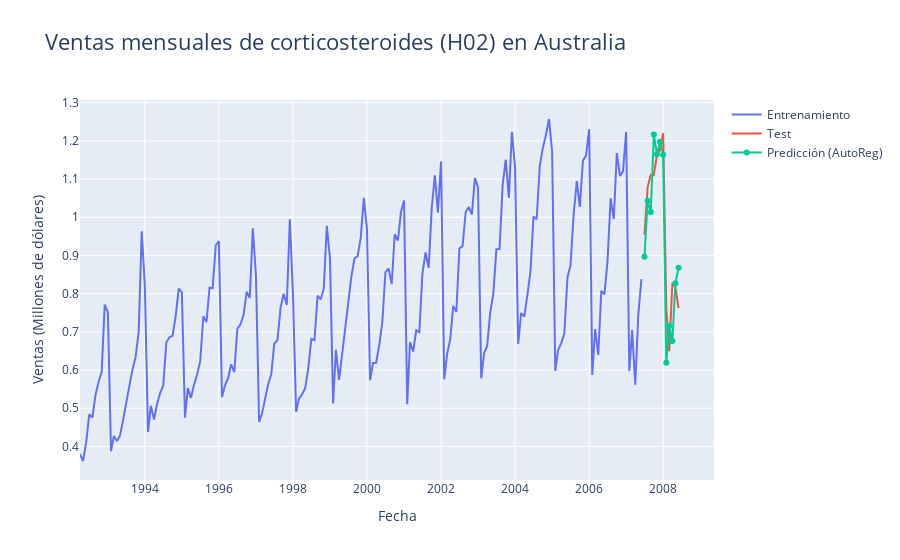

The cell this chart's notebook holds for it:
### Code cell
import plotly.graph_objects as go
fig = go.Figure()

fig.add_trace(go.Scatter(
    x=df_train.index,
    y=df_train['venta_h02'],
    name="Entrenamiento",
    mode="lines"
    ))

fig.add_trace(go.Scatter(
    x=df_test.index,
    y=df_test['venta_h02'],
    name="Test",
    mode="lines"
    ))

fig.add_trace(go.Scatter(
    x=pred_ar.index,
    y=pred_ar,
    name="Predicción (AutoReg)",
    mode="markers+lines"
    ))

fig.update_layout(title="Ventas mensuales de corticosteroides (H02) en Australia",
                  title_font_size=22,
                  xaxis_title = 'Fecha',
                  yaxis_title= 'Ventas (Millones de dólares)'
                  )

fig.show()

### Figure 1 — Plotly figure (JSON) as saved in the notebook; plotly's stock layout.template omitted (floating-point values rounded to 4 significant figures; data arrays with more than 128 entries replaced by an {"elided": "..."} marker saying what was removed)
{"data": [{"mode": "lines", "name": "Entrenamiento", "type": "scatter", "x": {"elided": "183 str values"}, "y": {"elided": "183 float values"}}, {"mode": "lines", "name": "Test", "type": "scatter", "x": ["2007-07-01T00:00:00", "2007-08-01T00:00:00", "2007-09-01T00:00:00", "2007-10-01T00:00:00", "2007-11-01T00:00:00", "2007-12-01T00:00:00", "2008-01-01T00:00:00", "2008-02-01T00:00:00", "2008-03-01T00:00:00", "2008-04-01T00:00:00", "2008-05-01T00:00:00", "2008-06-01T00:00:00"], "y": [0.9541, 1.078, 1.111, 1.11, 1.164, 1.177, 1.22, 0.7618, 0.6494, 0.8279, 0.8163, 0.7621]}, {"mode": "markers+lines", "name": "Predicción (AutoReg)", "type": "scatter", "x": ["2007-07-01T00:00:00", "2007-08-01T00:00:00", "2007-09-01T00:00:00", "2007-10-01T00:00:00", "2007-11-01T00:00:00", "2007-12-01T00:00:00", "2008-01-01T00:00:00", "2008-02-01T00:00:00", "2008-03-01T00:00:00", "2008-04-01T00:00:00", "2008-05-01T00:00:00", "2008-06-01T00:00:00"], "y": [0.8967, 1.043, 1.014, 1.217, 1.165, 1.198, 1.164, 0.6191, 0.716, 0.6762, 0.8273, 0.8679]}], "layout": {"title": {"font": {"size": 22}, "text": "Ventas mensuales de corticosteroides (H02) en Australia"}, "xaxis": {"title": {"text": "Fecha"}}, "yaxis": {"title": {"text": "Ventas (Millones de dólares)"}}}}
